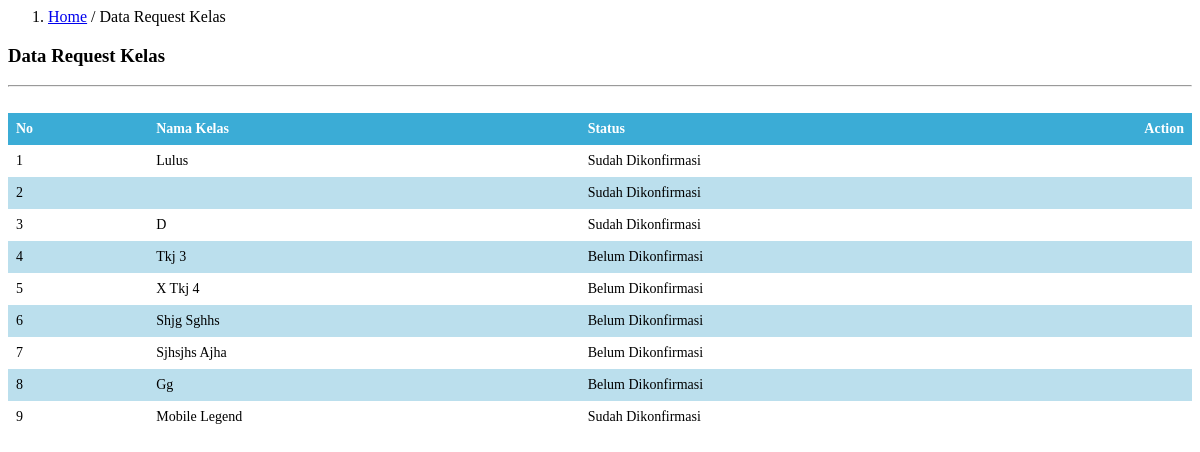
Page /kepala-sekolah/data-request-kelas.php on the committed database.
### tables this page shows
CREATE TABLE `tbl_request_kelas` (
  `id_request_kelas` int(10) NOT NULL,
  `nama_kelas` varchar(20) NOT NULL,
  `status` varchar(20) NOT NULL,
  `jumlah_murid` int(20) NOT NULL
);

### kepala-sekolah/data-request-kelas.php (the view, shortened to what this page needs)
<div class="col-md-10" style="padding:0px">
    <ol class="breadcrumb" style="margin:0;border-radius:0;">
        <li class="active"><a href="#">Home</a> / Data Request Kelas</li>
    </ol>
</div>
<div class="col-md-10" style="">
  	<h3><b>Data</b> Request Kelas</h3>
    <hr>
    <br>
</div>
<div class="col-md-10">
  <form class="form-horizontal" method="POST">
      <table class="table table-striped">
        <thead>
          <tr>
            <th>No</th>
            <th>Nama Kelas</th>
            <th>Status</th>
            <th><center>Action</center></th>
          </tr>
        </thead>
        <tbody>
          <?php
            include '../config/koneksi.php';
            $query = mysqli_query($konek, "SELECT * FROM tbl_request_kelas")or die(mysqli_error($konek));
                    if(mysqli_num_rows($query) == 0){
                      echo '<tr><td colspan="5" align="center">Tidak ada data!</td></tr>';
                    }
                      else
                    {
                      $no = 1;
                      while($data = mysqli_fetch_array($query)){
                         ?>
                        <tr>
                        <td><?php echo $no ?></td>
                        <td><?php
                        $kalimat = $data['nama_kelas'];
                        $kalimat_new = ucwords($kalimat);
                        echo $kalimat_new;
                        ?></td>
                        <td><?php if ($data['status']==0) echo "Belum Dikonfirmasi"; else echo "Sudah Dikonfirmasi"; ?></td>
                        <?php
                         echo '<td  width="20"><center><a data-toggle="tooltip" data-placement="left" title="Edit Status" href=kepsek.php?content=edit-status-request-kelas&&id_request_kelas='.$data['id_request_kelas'].'><i class="fa fa-edit fa-fw"></i></a></center></td>';
                        echo '</tr>';
                        $no++;
                      }
                    }
                ?>
        </tbody>
      </table>
    </form>
</div>

### kepala-sekolah/data-request-kelas.php (style rules this page uses)
table { border-collapse: collapse; width: 100%; }
th, td { text-align: left; padding: 8px; }
tr:nth-child(even) { background-color: #bbdfed; }
th { background-color: #3bacd6; color: white; font-size: 14px; }
td { font-size: 14px; }

### rows in the picture
tbl_request_kelas: nama_kelas "Lulus", status "Sudah Dikonfirmasi"
tbl_request_kelas: status "Sudah Dikonfirmasi"
tbl_request_kelas: nama_kelas "D", status "Sudah Dikonfirmasi"
tbl_request_kelas: nama_kelas "Tkj 3", status "Belum Dikonfirmasi"
tbl_request_kelas: nama_kelas "X Tkj 4", status "Belum Dikonfirmasi"
tbl_request_kelas: nama_kelas "Shjg Sghhs", status "Belum Dikonfirmasi"
tbl_request_kelas: nama_kelas "Sjhsjhs Ajha", status "Belum Dikonfirmasi"
tbl_request_kelas: nama_kelas "Gg", status "Belum Dikonfirmasi"
tbl_request_kelas: nama_kelas "Mobile Legend", status "Sudah Dikonfirmasi"
